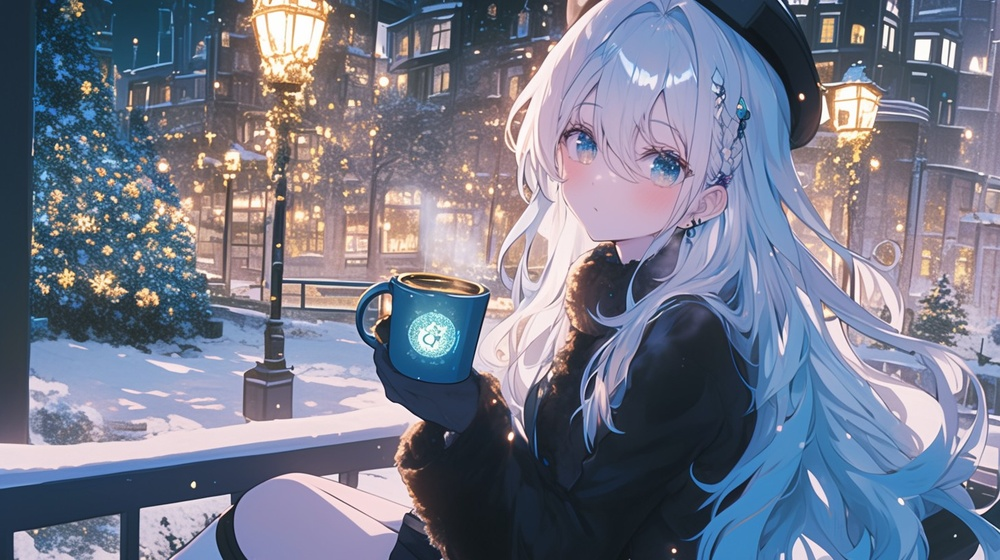
//> input picture gpu-program/edge.jpg, 1000 x 560 px, shrunk from 1456 x 816 before the run
$ ./cv_edge   (built with g++ and OpenCV 4)
//> lines starting //> are read from the running program, lines starting //| are printed output that depends on the picture
#include <opencv2/opencv.hpp>
#include <opencv2/core/ocl.hpp>
#include <iostream>
#include <unistd.h>
#include <dlfcn.h>
#include <CL/cl.h>

int main(int argc, char** argv) {
    std::cout << "OpenCV version: " << CV_VERSION << std::endl;
    std::cout << "OpenCL Available: " << cv::ocl::haveOpenCL() << std::endl;
    std::cout << "OpenCL in Use: " << cv::ocl::useOpenCL() << std::endl;

    char img_path[256] = "/home/radxa/csfparser/gpu-program/edge.jpg";
    if (argc == 2) strcpy(img_path, argv[1]);

    cv::Mat c_image;
    c_image = cv::imread(img_path, cv::IMREAD_GRAYSCALE);
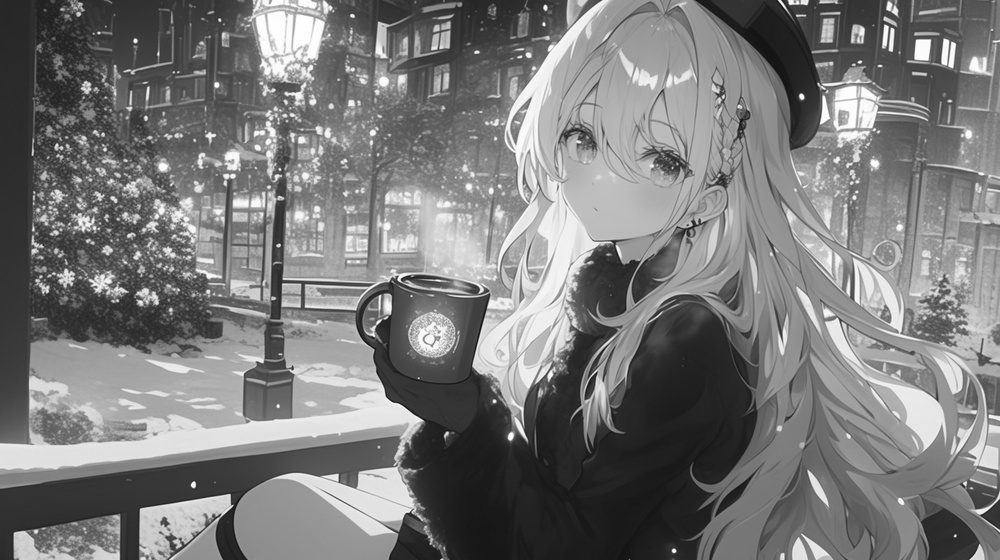
//> c_image: 560 rows x 1000 cols, CV_8UC1; min 13, max 255, mean 121.6

    std::cout << "Image Values:" << std::endl;
    for (int j = 0 ; j < 10 ; ++ j)
        printf("0x%x\n", c_image.at<int>(j, 0));
//> this loop made 10 passes
        // std::cout << c_image.at<int>(j, 0) << std::endl;

    if (c_image.empty()) {
        std::cerr << "Error: Cannot find" << img_path <<std::endl;
        return -1;
    }

    cv::UMat d_image;
    c_image.copyTo(d_image);

    cv::UMat edges;
    cv::Canny(d_image, edges, 100, 200);
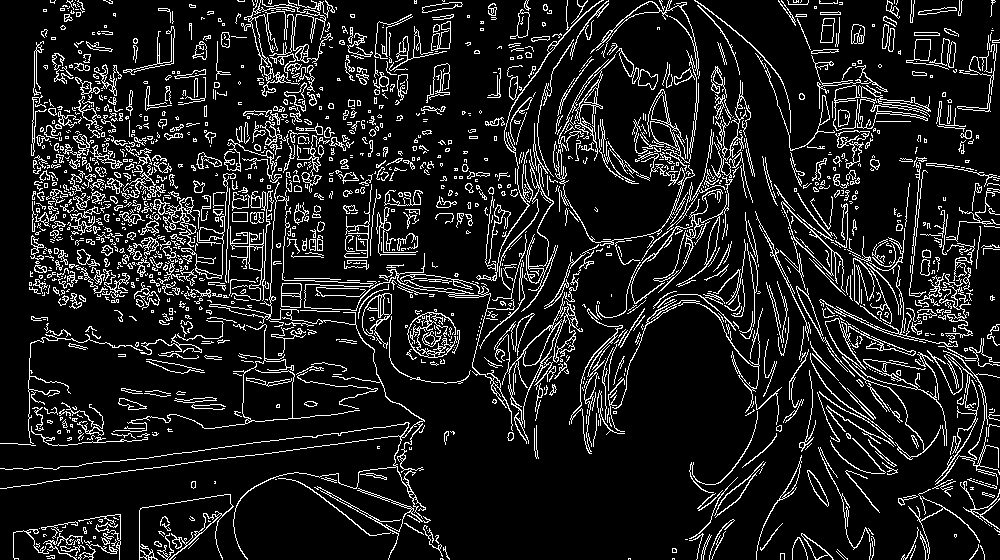
//> edges: 560 rows x 1000 cols, CV_8UC1; 11.9% white in thin lines or dots

    cv::Mat c_result;
    edges.copyTo(c_result);
    for (int j = 0 ; j < 10 ; ++ j)
        printf("0x%x\n", c_result.at<int>(j, 0));
        // std::cout << c_result.at<int>(j, 0) << std::endl;

    cv::imwrite("output.jpg", c_result);

    return 0;
}
